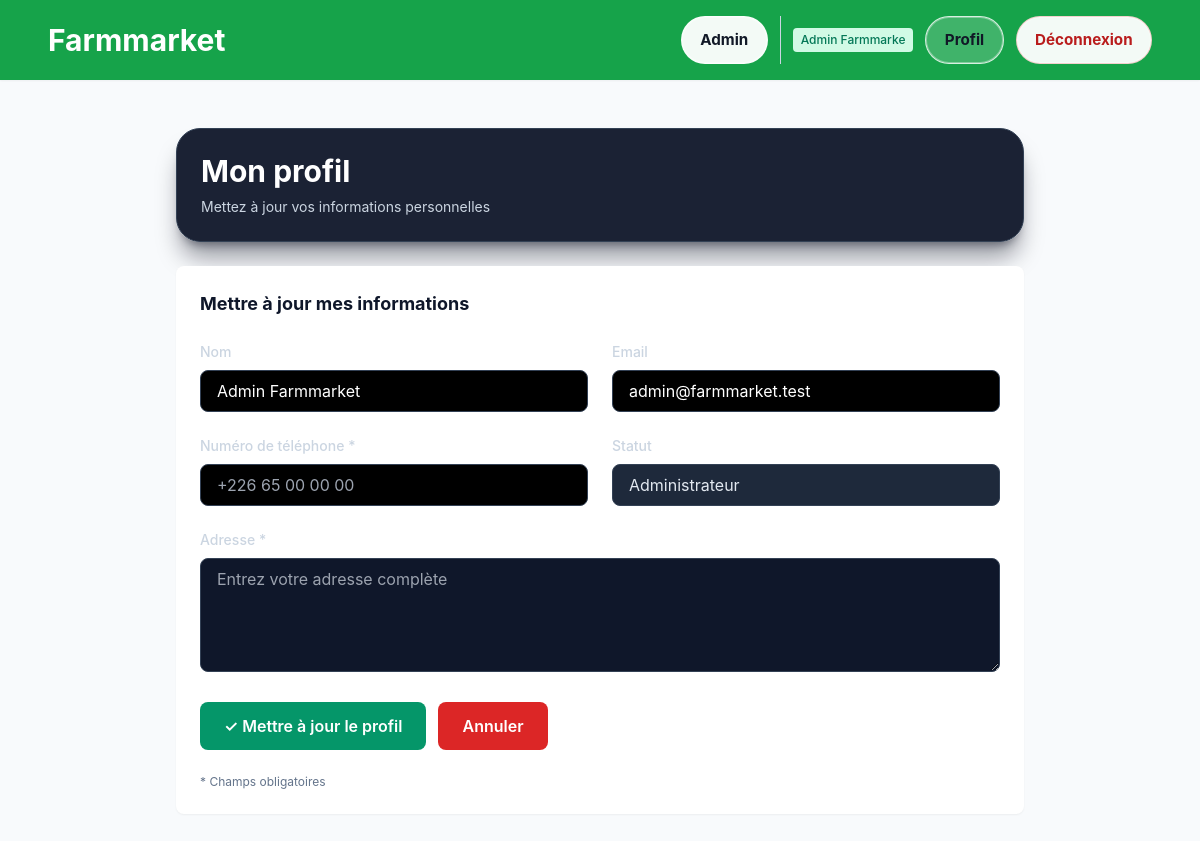
/index.php?action=profile (signed in), run on the app's committed database.
### tables this page shows
CREATE TABLE users (
    id INT AUTO_INCREMENT PRIMARY KEY,
    name VARCHAR(100) NOT NULL,
    email VARCHAR(150) NOT NULL UNIQUE,
    password VARCHAR(255) NOT NULL,
    role ENUM('client', 'farmer', 'delivery', 'admin') NOT NULL DEFAULT 'client',
    phone VARCHAR(20),
    address TEXT,
    farm_name VARCHAR(255),
    created_at DATETIME NOT NULL
);

### core/Controller.php (called while the page is built, shortened)
<?php
class Controller
{
    public function render($view, $data = [])
    {
        extract($data, EXTR_SKIP);
        require __DIR__ . '/../views/' . $view;
    }
}

### controllers/accountController.php (called while the page is built, shortened)
<?php
require_once __DIR__ . '/../models/UserModel.php';
require_once __DIR__ . '/../core/Controller.php';
function profile()
{
    $controller = new Controller();
    $userModel = new UserModel();
    $user = $userModel->find($_SESSION['user']['id']);
    $errors = [];
    $success = false;
    $controller->render('account/profile.php', [
        'user' => $user,
        'errors' => $errors,
        'success' => $success
    ]);
}

### core/Model.php (called while the page is built, shortened)
<?php
class Model
{
    public function __construct()
    {
        global $pdo;
        $this->db = $pdo;
    }
}

### models/UserModel.php (called while the page is built, shortened)
<?php
require_once __DIR__ . '/../core/Model.php';
class UserModel extends Model
{
    public function find($id)
    {
        $stmt = $this->db->prepare('SELECT * FROM users WHERE id = ?');
        $stmt->execute([$id]);
        return $stmt->fetch(PDO::FETCH_ASSOC);
    }
}

### views/account/profile.php (the view, shortened to what this page needs)
<?php require __DIR__ . '/../partials/header.php'; ?>
<div class="container mx-auto p-6 pb-10 max-w-4xl">
    <div class="rounded-3xl border p-6 shadow-xl mb-6 <?= $user['role'] === 'delivery' ? 'bg-amber-900/95 border-amber-800 shadow-amber-950/40' : 'bg-slate-900/95 border-slate-700 shadow-slate-950/40' ?>">
        <h1 class="text-2xl md:text-3xl font-bold mb-2 <?= $user['role'] === 'delivery' ? 'text-amber-100' : 'text-white' ?>">Mon profil</h1>
        <p class="<?= $user['role'] === 'delivery' ? 'text-amber-200' : 'text-slate-300' ?> text-sm">Mettez à jour vos informations personnelles</p>
    </div>
    <div class="grid grid-cols-1 gap-6">
        <div class="rounded-lg bg-white p-4 md:p-6 shadow-sm">
            <h2 class="text-lg font-bold mb-6">Mettre à jour mes informations</h2>
            <form method="POST" class="space-y-6">
                <div class="grid grid-cols-1 md:grid-cols-2 gap-6">
                    <div>
                        <label class="block text-sm font-medium text-slate-300 mb-2">Nom</label>
                        <input type="text" name="name" value="<?= htmlspecialchars($user['name']) ?>" class="w-full rounded-lg border border-slate-700 bg-black px-4 py-2 text-white focus:outline-none focus:ring-2 focus:ring-blue-500" />
                    </div>
                    <div>
                        <label class="block text-sm font-medium text-slate-300 mb-2">Email</label>
                        <input type="email" name="email" value="<?= htmlspecialchars($user['email']) ?>" class="w-full rounded-lg border border-slate-700 bg-black px-4 py-2 text-white focus:outline-none focus:ring-2 focus:ring-blue-500" />
                    </div>
                </div>
                <div class="grid grid-cols-1 md:grid-cols-2 gap-6">
                    <div>
                        <label class="block text-sm font-medium text-slate-300 mb-2">Numéro de téléphone *</label>
                        <input type="tel" name="phone" value="<?= htmlspecialchars($user['phone'] ?? '') ?>" required class="w-full rounded-lg border border-slate-700 bg-black px-4 py-2 text-white focus:outline-none focus:ring-2 focus:ring-blue-500" placeholder="+226 65 00 00 00" />
                    </div>
                    <div>
                        <label class="block text-sm font-medium text-slate-300 mb-2">Statut</label>
                        <input type="text" value="<?php
                            switch ($user['role']) {
                                case 'admin':
                                    echo 'Administrateur';
                                    break;
                            }
                        ?>" disabled class="w-full rounded-lg border border-slate-700 bg-slate-800 text-slate-200 px-4 py-2" />
                    </div>
                </div>
                <div>
                    <label class="block text-sm font-medium text-slate-300 mb-2">Adresse *</label>
                    <textarea name="address" rows="4" required data-editable class="w-full rounded-lg border border-slate-700 bg-slate-900 px-4 py-2 text-slate-100 focus:outline-none focus:ring-2 focus:ring-blue-500" placeholder="Entrez votre adresse complète"><?= htmlspecialchars($user['address'] ?? '') ?></textarea>
                </div>
                <div class="flex gap-3">
                    <button type="submit" class="inline-flex items-center justify-center rounded-lg bg-emerald-600 px-6 py-3 text-white font-semibold hover:bg-emerald-700 transition-colors">
                        ✓ Mettre à jour le profil
                    </button>
                    <a href="index.php?action=<?= $user['role'] === 'farmer' ? 'farmer/dashboard' : ($user['role'] === 'delivery' ? 'delivery/dashboard' : 'home') ?>" class="inline-flex items-center justify-center rounded-lg bg-red-600 px-6 py-3 text-white font-semibold hover:bg-red-700 transition-colors">
                        Annuler
                    </a>
                </div>
                <p class="text-xs text-slate-500 mt-4">* Champs obligatoires</p>
            </form>
        </div>
    </div>
</div>
<?php require __DIR__ . '/../partials/footer.php'; ?>

### data on the page
users: name "Admin Farmmarket", email "admin@farmmarket.test", role "Administrateur"

### other printed values
$link['label'] "Admin"
substr($_SESSION['user']['name'], 0, 15) "Admin Farmmarke"
